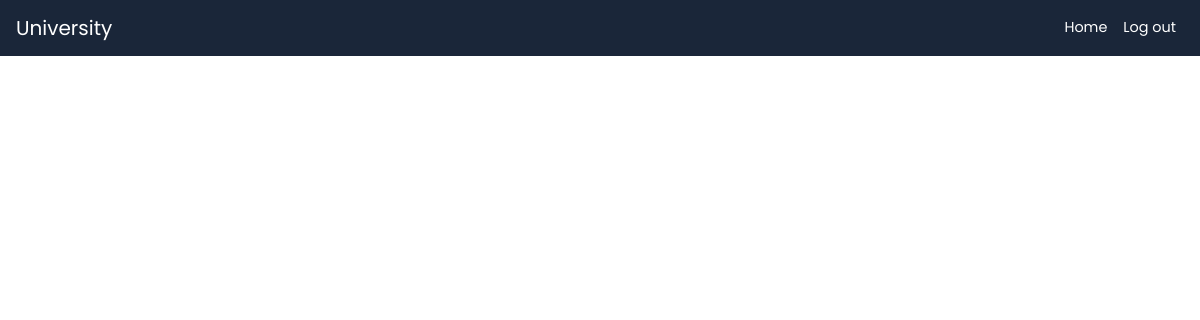
Before: /php/DashboardStudent.php with the older database file.
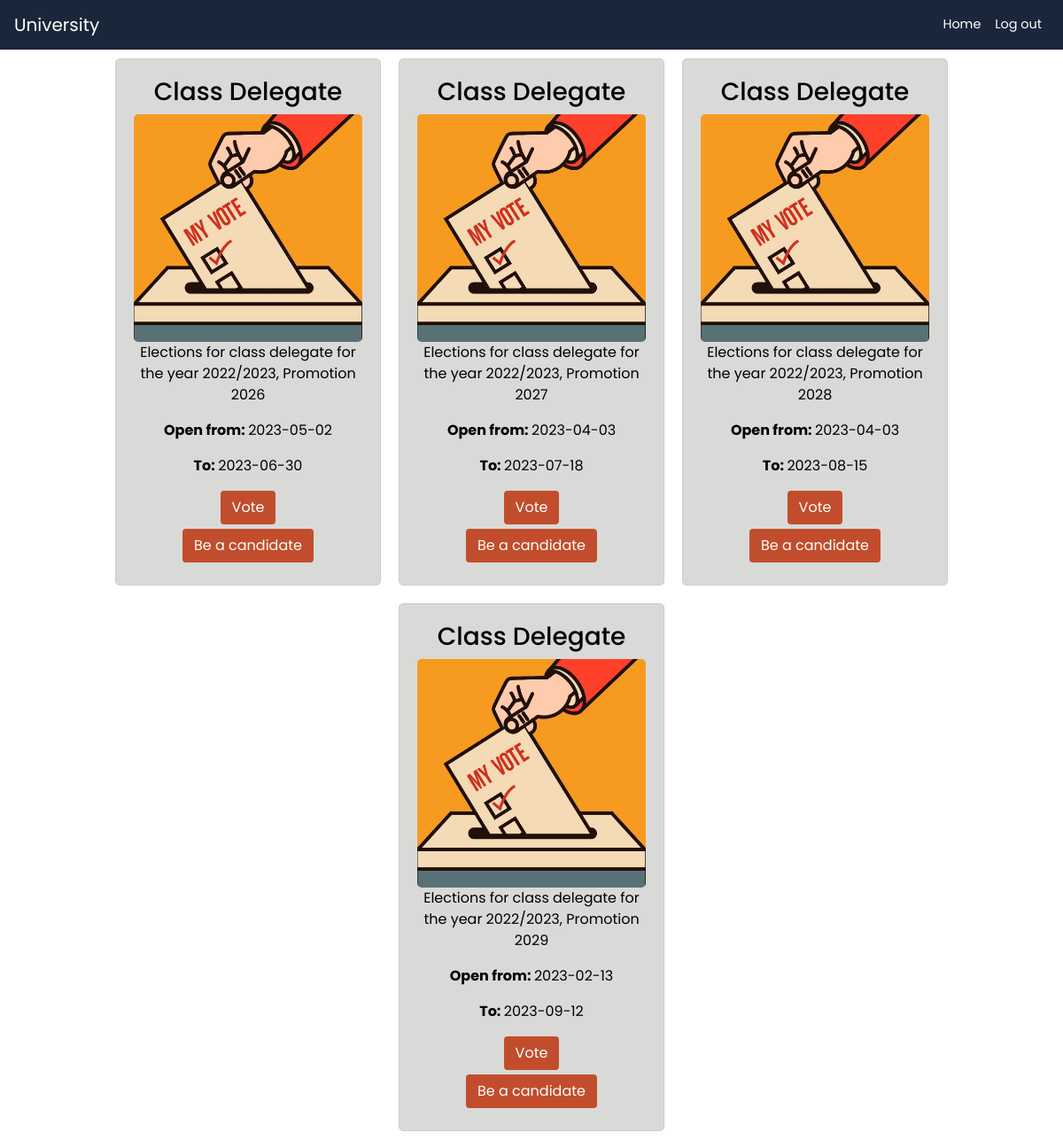
After: the same page with the newer database file.
### tables this page shows
CREATE TABLE Elections (
    election_id VARCHAR(30) NOT NULL PRIMARY KEY,
    title VARCHAR(255) NOT NULL,
    description VARCHAR(255) NOT NULL,
    start_date DATE NOT NULL,
    end_date DATE NOT NULL,
    CHECK (TIMESTAMPDIFF(DAY, start_date, end_date) >= 0)
);

### php/DashboardStudent.php (the view, shortened to what this page needs)
<!DOCTYPE html>
<html lang="en">
<head>
    <link rel="stylesheet" href="https://cdn.jsdelivr.net/npm/bootstrap@4.0.0/dist/css/bootstrap.min.css"
>
    <link rel="stylesheet" href="/css/homepage.css">
    <link rel="stylesheet" href="/css/navbar.css">
</head>
<body>
    <div class="page-container">
        <nav class="navbar navbar-expand-lg navbar-light">
            <a class="navbar-brand text-white" href="DashboardStudent.php">University</a>
            <div class="collapse navbar-collapse" id="navbarSupportedContent">
                <ul class="navbar-nav ml-auto">
                    <li class="nav-item active">
                        <a class="nav-link text-white" href="DashboardStudent.php">Home</a>
                    </li>
                    <li class="nav-item">
                        <a class="nav-link text-white" href="logOut.php">Log out</a>
                    </li>
                </ul>
            </div>
        </nav>
        <main class="main">
            <div class="big-card-container">
                <div class="card-container">
                    <?php
                    $ConnectingDB = $GLOBALS['connexion'];
                    $election = $ConnectingDB->query("SELECT * FROM elections");
                    $datetime = date('Y-m-d H:i:s');
                    while ($e = $election->fetch(PDO::FETCH_ASSOC)) {
                        if ($e["end_date"] < $datetime) {
                            continue;
                        } else {
                    ?>
                        <div class="card">
                            <h3>
                                <?php echo $e['title']; ?>
                            </h3>
                            <img src="../images/vote.jpg" alt="Vote">
                            <p>
                                <?php echo $e['description']; ?>
                            </p>
                            <p><b>Open from: </b>
                                <?php echo $e['start_date']; ?>
                            </p>
                            <p><b>To: </b>
                                <?php echo $e['end_date']; ?>
                            </p>
                            <form method="post" action="vote.php">
                                <button type="submit" id="vote" name="vote" class="btn">Vote</button>
                            </form>
                            <form method="post" action="becandidate.php">
                                <button type="submit" id="vote" name="be_candidate" class="btn">Be a candidate</button>
                            </form>
                        </div>
                    <?php } }?>
                </div>
            </div>
        </main>
</body>
</html>

Changed rows visible on the page:
added elections: title "Class Delegate", description "Elections for class delegate for the year 2022/2023, Promotion 2026", start_date "2023-05-02", end_date "2023-06-30"
added elections: title "Class Delegate", description "Elections for class delegate for the year 2022/2023, Promotion 2027", start_date "2023-04-03", end_date "2023-07-18"
added elections: title "Class Delegate", description "Elections for class delegate for the year 2022/2023, Promotion 2028", start_date "2023-04-03", end_date "2023-08-15"
added elections: title "Class Delegate", description "Elections for class delegate for the year 2022/2023, Promotion 2029", start_date "2023-02-13", end_date "2023-09-12"
